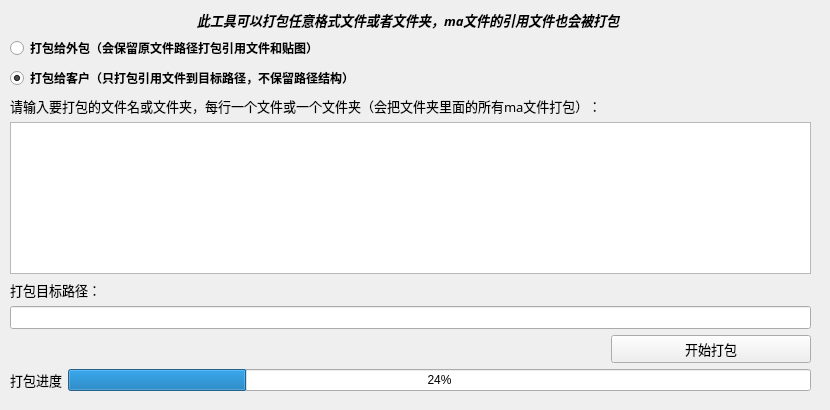
<?xml version="1.0" encoding="UTF-8"?>
<ui version="4.0">
 <class>Form</class>
 <widget class="QWidget" name="Form">
  <property name="geometry">
   <rect>
    <x>0</x>
    <y>0</y>
    <width>830</width>
    <height>410</height>
   </rect>
  </property>
  <property name="windowTitle">
   <string>ma文件打包工具</string>
  </property>
  <widget class="QWidget" name="layoutWidget">
   <property name="geometry">
    <rect>
     <x>10</x>
     <y>10</y>
     <width>801</width>
     <height>381</height>
    </rect>
   </property>
   <layout class="QVBoxLayout" name="verticalLayout">
    <item>
     <layout class="QHBoxLayout" name="horizontalLayout_2">
      <item>
       <spacer name="horizontalSpacer_2">
        <property name="orientation">
         <enum>Qt::Horizontal</enum>
        </property>
        <property name="sizeHint" stdset="0">
         <size>
          <width>40</width>
          <height>20</height>
         </size>
        </property>
       </spacer>
      </item>
      <item>
       <widget class="QLabel" name="label_2">
        <property name="font">
         <font>
          <family>微软雅黑</family>
          <pointsize>10</pointsize>
          <weight>75</weight>
          <italic>true</italic>
          <bold>true</bold>
         </font>
        </property>
        <property name="text">
         <string>此工具可以打包任意格式文件或者文件夹，ma文件的引用文件也会被打包</string>
        </property>
       </widget>
      </item>
      <item>
       <spacer name="horizontalSpacer_3">
        <property name="orientation">
         <enum>Qt::Horizontal</enum>
        </property>
        <property name="sizeHint" stdset="0">
         <size>
          <width>40</width>
          <height>20</height>
         </size>
        </property>
       </spacer>
      </item>
     </layout>
    </item>
    <item>
     <widget class="QRadioButton" name="radioButton">
      <property name="font">
       <font>
        <weight>75</weight>
        <bold>true</bold>
       </font>
      </property>
      <property name="text">
       <string>打包给外包（会保留原文件路径打包引用文件和贴图）</string>
      </property>
     </widget>
    </item>
    <item>
     <widget class="QRadioButton" name="radioButton_2">
      <property name="font">
       <font>
        <weight>75</weight>
        <bold>true</bold>
       </font>
      </property>
      <property name="text">
       <string>打包给客户（只打包引用文件到目标路径，不保留路径结构）</string>
      </property>
      <property name="checked">
       <bool>true</bool>
      </property>
     </widget>
    </item>
    <item>
     <widget class="QLabel" name="label">
      <property name="font">
       <font>
        <family>微软雅黑</family>
        <pointsize>10</pointsize>
       </font>
      </property>
      <property name="text">
       <string>请输入要打包的文件名或文件夹，每行一个文件或一个文件夹（会把文件夹里面的所有ma文件打包）：</string>
      </property>
     </widget>
    </item>
    <item>
     <widget class="QPlainTextEdit" name="plainTextEdit">
      <property name="font">
       <font>
        <pointsize>10</pointsize>
       </font>
      </property>
     </widget>
    </item>
    <item>
     <widget class="QLabel" name="label_3">
      <property name="font">
       <font>
        <family>微软雅黑</family>
        <pointsize>10</pointsize>
       </font>
      </property>
      <property name="text">
       <string>打包目标路径：</string>
      </property>
     </widget>
    </item>
    <item>
     <widget class="QLineEdit" name="lineEdit">
      <property name="font">
       <font>
        <pointsize>10</pointsize>
       </font>
      </property>
     </widget>
    </item>
    <item>
     <layout class="QHBoxLayout" name="horizontalLayout">
      <item>
       <spacer name="horizontalSpacer">
        <property name="orientation">
         <enum>Qt::Horizontal</enum>
        </property>
        <property name="sizeHint" stdset="0">
         <size>
          <width>796</width>
          <height>17</height>
         </size>
        </property>
       </spacer>
      </item>
      <item>
       <widget class="QPushButton" name="pushButton">
        <property name="enabled">
         <bool>true</bool>
        </property>
        <property name="sizePolicy">
         <sizepolicy hsizetype="Fixed" vsizetype="Fixed">
          <horstretch>0</horstretch>
          <verstretch>0</verstretch>
         </sizepolicy>
        </property>
        <property name="minimumSize">
         <size>
          <width>200</width>
          <height>0</height>
         </size>
        </property>
        <property name="baseSize">
         <size>
          <width>0</width>
          <height>0</height>
         </size>
        </property>
        <property name="font">
         <font>
          <family>微软雅黑</family>
          <pointsize>10</pointsize>
         </font>
        </property>
        <property name="text">
         <string>开始打包</string>
        </property>
       </widget>
      </item>
     </layout>
    </item>
    <item>
     <layout class="QHBoxLayout" name="progressLayout">
      <item>
       <widget class="QLabel" name="label_4">
        <property name="font">
         <font>
          <family>微软雅黑</family>
          <pointsize>10</pointsize>
         </font>
        </property>
        <property name="text">
         <string>打包进度</string>
        </property>
       </widget>
      </item>
      <item>
       <widget class="QProgressBar" name="progressBar">
        <property name="value">
         <number>24</number>
        </property>
       </widget>
      </item>
     </layout>
    </item>
   </layout>
  </widget>
 </widget>
 <resources/>
 <connections>
  <connection>
   <sender>pushButton</sender>
   <signal>clicked()</signal>
   <receiver>Form</receiver>
   <slot>pack()</slot>
   <hints>
    <hint type="sourcelabel">
     <x>765</x>
     <y>337</y>
    </hint>
    <hint type="destinationlabel">
     <x>798</x>
     <y>360</y>
    </hint>
   </hints>
  </connection>
  <connection>
   <sender>plainTextEdit</sender>
   <signal>textChanged()</signal>
   <receiver>Form</receiver>
   <slot>source()</slot>
   <hints>
    <hint type="sourcelabel">
     <x>370</x>
     <y>211</y>
    </hint>
    <hint type="destinationlabel">
     <x>819</x>
     <y>205</y>
    </hint>
   </hints>
  </connection>
  <connection>
   <sender>lineEdit</sender>
   <signal>editingFinished()</signal>
   <receiver>Form</receiver>
   <slot>destination()</slot>
   <hints>
    <hint type="sourcelabel">
     <x>371</x>
     <y>303</y>
    </hint>
    <hint type="destinationlabel">
     <x>819</x>
     <y>298</y>
    </hint>
   </hints>
  </connection>
 </connections>
 <slots>
  <slot>pack()</slot>
  <slot>source()</slot>
  <slot>destination()</slot>
 </slots>
</ui>
